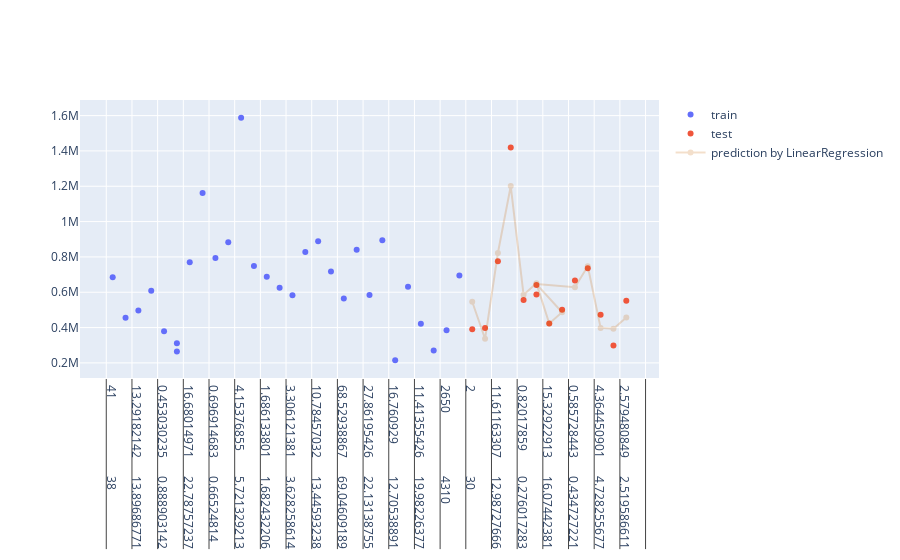

The code cell stored with this chart in its notebook:
### Code cell
import plotly.express as px
import numpy as np
import plotly.express as px
import plotly.graph_objects as go
from sklearn.linear_model import LinearRegression
from sklearn.model_selection import train_test_split
X = data2.iloc[:,0:-1]
y =data2.iloc[:,-1]
X_train,X_test,y_train,y_test=train_test_split(X,y,random_state = 1)

model = LinearRegression()
model.fit(X_train, y_train)
x_range = np.linspace(0, 6200, 100)
y_range = model.predict(X_test)
x1 = X_test.squeeze().copy()
fig = go.Figure([
    go.Scatter(x=X_train.squeeze(), y=y_train, name='train', mode='markers'),
    go.Scatter(x=X_test.squeeze(), y=y_test, name='test', mode='markers'),
    go.Scatter(x=x1, y=y_range, name='prediction by LinearRegression',marker_color='rgba(200, 100, 1, 100.8)',opacity=0.2)
])
fig.show()

### Figure 1 — Plotly figure (JSON) as saved in the notebook; plotly's stock layout.template omitted (floating-point values rounded to 4 significant figures; data arrays with more than 128 entries replaced by an {"elided": "..."} marker saying what was removed)
{"data": [{"mode": "markers", "name": "train", "type": "scatter", "x": {"elided": "39x29 float values"}, "y": [685300, 455800, 496700, 608300, 378800, 310900, 770100, 1161400, 264300, 794400, 882900, 1588400, 748200, 688100, 624900, 583600, 828000, 888000, 717000, 565000, 840200, 583900, 894400, 214400, 631200, 421700, 270000, 385300, 694400, 1137100, 312100, 262400, 356100, 1226000, 372000, 409900, 858500, 471900, 578600]}, {"mode": "markers", "name": "test", "type": "scatter", "x": {"elided": "14x29 float values"}, "y": [390400, 397600, 775300, 1419000, 555700, 640300, 423700, 500800, 586500, 666600, 735200, 473100, 298300, 551200]}, {"marker": {"color": "rgba(200, 100, 1, 100.8)"}, "name": "prediction by LinearRegression", "opacity": 0.2, "type": "scatter", "x": {"elided": "14x29 float values"}, "y": [546300.0, 336500.0, 821900.0, 1201000.0, 585400.0, 650300.0, 422900.0, 486600.0, 646300.0, 628600.0, 747100.0, 398000.0, 393000.0, 456600.0]}], "layout": {}}
